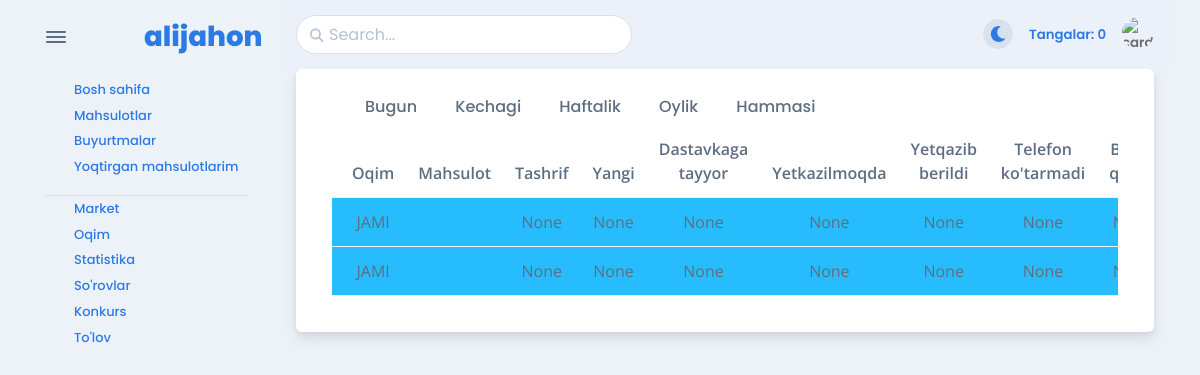
The page /admin-page/stats/ (signed in) on the database as committed earlier.
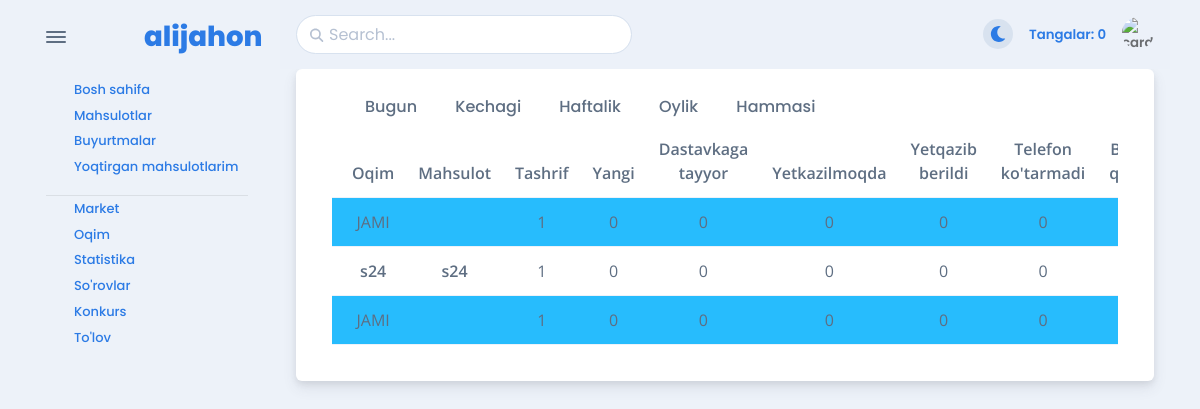
The same page on the database as committed later.
### apps/models/users.py (models this page shows)
class User(AbstractUser):
    class Type(TextChoices):
        OPERATOR = 'operator', 'Operator'
        MANAGER = 'manager', 'Manager'
        ADMIN = 'admin_side', 'Admin_side'
        DRIVER = 'currier', "Currier"
        USER = 'user', 'User'
    email = None
    username = None
    phone = CharField(verbose_name='Telefon Raqam', max_length=12, unique=True)
    about = TextField(verbose_name="User Haqida", null=True, blank=True)
    address = CharField(verbose_name="Manzil", max_length=255, null=True, blank=True)
    telegram_id = CharField(verbose_name="Telegram Id", max_length=255, unique=True, null=True, blank=True)
    image = ImageField(verbose_name="Rasmi", upload_to='users/', null=True, blank=True)
    district = ForeignKey('apps.District', CASCADE, verbose_name="Tuman", null=True, blank=True)
    type = CharField(verbose_name="Foydalanuvchi Turi", max_length=25, choices=Type.choices, default=Type.USER)
    objects = CustomUserManager()
    USERNAME_FIELD = "phone"
    REQUIRED_FIELDS = []

### apps/models/shop.py (models this page shows, shortened)
class Stream(TimeBaseModel):
    name = CharField(verbose_name="Oqim Nomi", max_length=255)
    discount = IntegerField(verbose_name="Oqimning Chegirma Narhi", db_default=0)
    owner = ForeignKey('apps.User', CASCADE, verbose_name="Oqim Egasi")
    product = ForeignKey('apps.Product', CASCADE, verbose_name="Oqimning Mahsuloti")
    visit_count = PositiveIntegerField(verbose_name='Tashriflar Soni', default=0)

class Product(SlugBaseModel, TimeBaseModel):
    description = CKEditor5Field(verbose_name="Mahsulot Haqida")
    image = ImageField(verbose_name="Mahsulot Rasmi", upload_to='products/%Y/%m/%d')
    price = PositiveIntegerField(verbose_name="Mahsulot Narxi")
    quantity = PositiveSmallIntegerField(verbose_name="Mahsulot Soni")
    category = ForeignKey('apps.Category', CASCADE, verbose_name="Mahsulot Categoriasi", related_name='products')
    payment_referral = PositiveIntegerField(verbose_name="Oqim Egasiga Beriladigan Pul", help_text="so'mda", default=0,
                                            null=True,
                                            blank=True)
    class Meta:
        ordering = '-created_at',

### apps/views/streams.py (the view)
# urls.py: path('admin-page/stats/', StreamStatusListView.as_view(), name='stream_status'),
class StreamStatusListView(ListView):
    model = Stream
    template_name = 'apps/admin-page/stats.html'
    context_object_name = 'streams'
    def get_queryset(self):
        qs = super().get_queryset()
        qs = qs.filter(owner=self.request.user)
        if period := self.request.GET.get('period'):
            if period == 'today':
                qs = qs.filter(orders__created_at__exact=now().date())
            elif period == 'last_day':
                qs = qs.filter(orders__created_at__exact=now().date() - timedelta(1))
            elif period == 'weekly':
                qs = qs.filter(orders__created_at__gte=now() - timedelta(now().weekday()))
            elif period == 'monthly':
                qs = qs.filter(orders__created_at__year=now().year, orders__created_at__month=now().month)
        qs = qs.annotate(
            new=Count('orders', Q(orders__status='new')),
            ready=Count('orders', Q(orders__status='ready')),
            deliver=Count('orders', Q(orders__status='deliver')),
            delivered=Count('orders', Q(orders__status='delivered')),
            cant_phone=Count('orders', Q(orders__status='cant_phone')),
            canceled=Count('orders', Q(orders__status='canceled')),
            archived=Count('orders', Q(orders__status='archived'))
        )
        qs.aggregates = qs.aggregate(
            total_visit_count=Sum('visit_count'),
            total_new=Sum('new'),
            total_ready=Sum('ready'),
            total_deliver=Sum('deliver'),
            total_delivered=Sum('delivered'),
            total_cant_phone=Sum('cant_phone'),
            total_canceled=Sum('canceled'),
            total_archived=Sum('archived')
        )
        return qs

### templates/apps/admin-page/stats.html (shortened to what this page needs)
{% extends 'apps/base.html' %}
{% block content %}
    <div class="card mb-3">
        <div class="card-body">
            <div class="container">
                <div class="container border-bottom-4">
                    <div class="header_tab_menu">
                        <div class="header_menu" style="overflow: auto">
                            <a href="?period=today" class="btn btn-default">Bugun</a>
                            <a href="?period=last_day" class="btn btn-default">Kechagi</a>
                            <a href="?period=weekly" class="btn btn-default">Haftalik</a>
                            <a href="?period=monthly" class="btn btn-default">Oylik</a>
                            <a href="{% url 'stream_status' %}" class="btn btn-default">Hammasi</a>
                        </div>
                    </div>
                </div>
                <div class="table-responsive">
                    <table class="table">
                        <thead class="text-center">
                        <tr>
                            <th scope="col">Oqim</th>
                            <th scope="col">Mahsulot</th>
                            <th scope="col">Tashrif</th>
                            <th scope="col">Yangi</th>
                            <th scope="col">Dastavkaga tayyor</th>
                            <th scope="col">Yetkazilmoqda</th>
                            <th scope="col">Yetqazib berildi</th>
                            <th scope="col">Telefon ko'tarmadi</th>
                            <th scope="col">Bekor qilindi</th>
                        </tr>
                        <tr class="bg-info">
                            <td> JAMI</td>
                            <td></td>
                            <td> {{ streams.aggregates.total_visit_count }}</td>
                            <td> {{ streams.aggregates.total_new }}</td>
                            <td> {{ streams.aggregates.total_ready }}</td>
                            <td> {{ streams.aggregates.total_deliver }}</td>
                            <td> {{ streams.aggregates.total_delivered }}</td>
                            <td> {{ streams.aggregates.total_cant_phone }}</td>
                            <td> {{ streams.aggregates.total_canceled }}</td>
                        </tr>
                        </thead>
                        <tbody class="text-center">
                        {% for stream in streams %}
                            <tr>
                                <th>{{ stream.name }}</th>
                                <th>{{ stream.product.name }}</th>
                                <td>{{ stream.visit_count }}</td>
                                <td>{{ stream.new }}</td>
                                <td>{{ stream.ready }}</td>
                                <td>{{ stream.deliver }}</td>
                                <td>{{ stream.delivered }}</td>
                                <td>{{ stream.cant_phone }}</td>
                                <td>{{ stream.canceled }}</td>
                            </tr>
                        {% endfor %}
                        <tr class="bg-info">
                            <td> JAMI</td>
                            <td></td>
                            <td> {{ streams.aggregates.total_visit_count }}</td>
                            <td> {{ streams.aggregates.total_new }}</td>
                            <td> {{ streams.aggregates.total_ready }}</td>
                            <td> {{ streams.aggregates.total_deliver }}</td>
                            <td> {{ streams.aggregates.total_delivered }}</td>
                            <td> {{ streams.aggregates.total_cant_phone }}</td>
                            <td> {{ streams.aggregates.total_canceled }}</td>
                        </tr>
                        </tbody>
                    </table>
                </div>
            </div>
        </div>
    </div>
{% endblock %}

Rows that differ between the two databases and show on the page:
no longer on this page (row edited): User: aggregates.total_visit_count "None", aggregates.total_new "None", aggregates.total_ready "None", aggregates.total_deliver "None", aggregates.total_delivered "None", aggregates.total_cant_phone "None"
added Stream: name "s24", product.name "s24", visit_count "1", new "0", ready "0", deliver "0", delivered "0", cant_phone "0"
Other text that changed with them:
{{ streams.aggregates.total_visit_count }}: (not shown) → "1"
{{ streams.aggregates.total_new }}: (not shown) → "0"
{{ streams.aggregates.total_ready }}: (not shown) → "0"
{{ streams.aggregates.total_deliver }}: (not shown) → "0"
{{ streams.aggregates.total_delivered }}: (not shown) → "0"
{{ streams.aggregates.total_cant_phone }}: (not shown) → "0"
